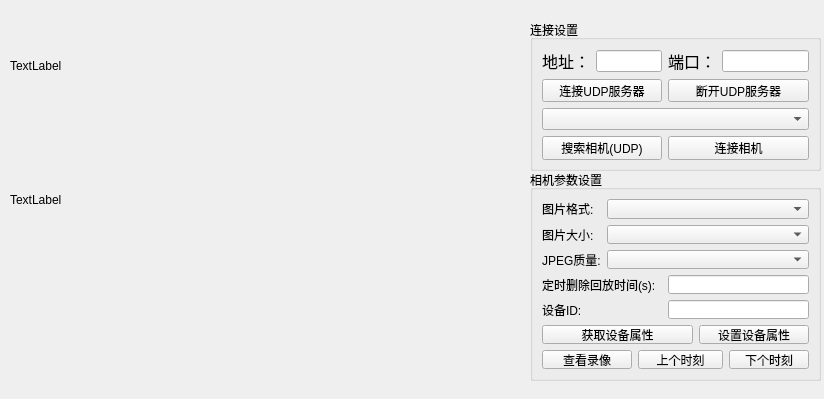
<?xml version="1.0" encoding="UTF-8"?>
<ui version="4.0">
 <class>mainWidget</class>
 <widget class="QWidget" name="mainWidget">
  <property name="geometry">
   <rect>
    <x>0</x>
    <y>0</y>
    <width>824</width>
    <height>399</height>
   </rect>
  </property>
  <property name="windowTitle">
   <string>mainWidget</string>
  </property>
  <widget class="QLabel" name="pictureLabel">
   <property name="enabled">
    <bool>true</bool>
   </property>
   <property name="geometry">
    <rect>
     <x>10</x>
     <y>20</y>
     <width>511</width>
     <height>360</height>
    </rect>
   </property>
   <property name="text">
    <string>TextLabel</string>
   </property>
  </widget>
  <widget class="QLabel" name="pictureInfoLabel">
   <property name="geometry">
    <rect>
     <x>10</x>
     <y>40</y>
     <width>261</width>
     <height>51</height>
    </rect>
   </property>
   <property name="text">
    <string>TextLabel</string>
   </property>
  </widget>
  <widget class="QGroupBox" name="groupBox">
   <property name="geometry">
    <rect>
     <x>530</x>
     <y>20</y>
     <width>291</width>
     <height>151</height>
    </rect>
   </property>
   <property name="title">
    <string>连接设置</string>
   </property>
   <layout class="QGridLayout" name="gridLayout">
    <item row="0" column="3">
     <widget class="QLabel" name="label_3">
      <property name="text">
       <string>&lt;html&gt;&lt;head/&gt;&lt;body&gt;&lt;p align=&quot;center&quot;&gt;&lt;span style=&quot; font-size:12pt;&quot;&gt;端口：&lt;/span&gt;&lt;/p&gt;&lt;/body&gt;&lt;/html&gt;</string>
      </property>
     </widget>
    </item>
    <item row="0" column="4">
     <widget class="QLineEdit" name="serverPortLineEdit">
      <property name="text">
       <string/>
      </property>
     </widget>
    </item>
    <item row="2" column="0" colspan="5">
     <widget class="QComboBox" name="udpCamerasComboBox"/>
    </item>
    <item row="0" column="0">
     <widget class="QLabel" name="label_2">
      <property name="text">
       <string>&lt;html&gt;&lt;head/&gt;&lt;body&gt;&lt;p align=&quot;center&quot;&gt;&lt;span style=&quot; font-size:12pt;&quot;&gt;地址：&lt;/span&gt;&lt;/p&gt;&lt;/body&gt;&lt;/html&gt;</string>
      </property>
     </widget>
    </item>
    <item row="0" column="1" colspan="2">
     <widget class="QLineEdit" name="serverIPLineEdit">
      <property name="text">
       <string/>
      </property>
     </widget>
    </item>
    <item row="1" column="3" colspan="2">
     <widget class="QPushButton" name="udpClosePushButton">
      <property name="text">
       <string>断开UDP服务器</string>
      </property>
     </widget>
    </item>
    <item row="1" column="0" colspan="3">
     <widget class="QPushButton" name="udpClientConnectPushButton">
      <property name="text">
       <string>连接UDP服务器</string>
      </property>
     </widget>
    </item>
    <item row="3" column="3" colspan="2">
     <widget class="QPushButton" name="connectCameraForUDPPushButton">
      <property name="text">
       <string>连接相机</string>
      </property>
     </widget>
    </item>
    <item row="3" column="0" colspan="3">
     <widget class="QPushButton" name="searchCameraforUDPPushButton">
      <property name="text">
       <string>搜索相机(UDP)</string>
      </property>
     </widget>
    </item>
   </layout>
  </widget>
  <widget class="QGroupBox" name="groupBox_2">
   <property name="geometry">
    <rect>
     <x>530</x>
     <y>170</y>
     <width>291</width>
     <height>211</height>
    </rect>
   </property>
   <property name="title">
    <string>相机参数设置</string>
   </property>
   <layout class="QGridLayout" name="gridLayout_2">
    <item row="0" column="0">
     <widget class="QLabel" name="label">
      <property name="text">
       <string>图片格式:</string>
      </property>
     </widget>
    </item>
    <item row="0" column="1" colspan="5">
     <widget class="QComboBox" name="picFormatComboBox"/>
    </item>
    <item row="1" column="0">
     <widget class="QLabel" name="label_4">
      <property name="text">
       <string>图片大小:</string>
      </property>
     </widget>
    </item>
    <item row="1" column="1" colspan="5">
     <widget class="QComboBox" name="picSizeComboBox"/>
    </item>
    <item row="2" column="0">
     <widget class="QLabel" name="label_10">
      <property name="text">
       <string>JPEG质量:</string>
      </property>
     </widget>
    </item>
    <item row="2" column="1" colspan="5">
     <widget class="QComboBox" name="picJpegQualityComboBox"/>
    </item>
    <item row="3" column="0" colspan="3">
     <widget class="QLabel" name="label_5">
      <property name="text">
       <string>定时删除回放时间(s):</string>
      </property>
     </widget>
    </item>
    <item row="3" column="3" colspan="3">
     <widget class="QLineEdit" name="picRecordDeleteTimeLineEdit"/>
    </item>
    <item row="4" column="0" colspan="2">
     <widget class="QLabel" name="label_11">
      <property name="text">
       <string>设备ID:</string>
      </property>
     </widget>
    </item>
    <item row="4" column="3" colspan="3">
     <widget class="QLineEdit" name="picDeviceIDLineEdit"/>
    </item>
    <item row="5" column="0" colspan="4">
     <widget class="QPushButton" name="readDeviceAttributePushButton">
      <property name="text">
       <string>获取设备属性</string>
      </property>
     </widget>
    </item>
    <item row="5" column="4" colspan="2">
     <widget class="QPushButton" name="setDeviceAttributePushButton">
      <property name="text">
       <string>设置设备属性</string>
      </property>
     </widget>
    </item>
    <item row="6" column="0" colspan="2">
     <widget class="QPushButton" name="viewRecordVideoPushButton">
      <property name="text">
       <string>查看录像</string>
      </property>
     </widget>
    </item>
    <item row="6" column="2" colspan="3">
     <widget class="QPushButton" name="backRecordVideoPushButton">
      <property name="text">
       <string>上个时刻</string>
      </property>
     </widget>
    </item>
    <item row="6" column="5">
     <widget class="QPushButton" name="nextRecordVideoPushButton">
      <property name="text">
       <string>下个时刻</string>
      </property>
     </widget>
    </item>
   </layout>
  </widget>
 </widget>
 <resources/>
 <connections/>
</ui>
